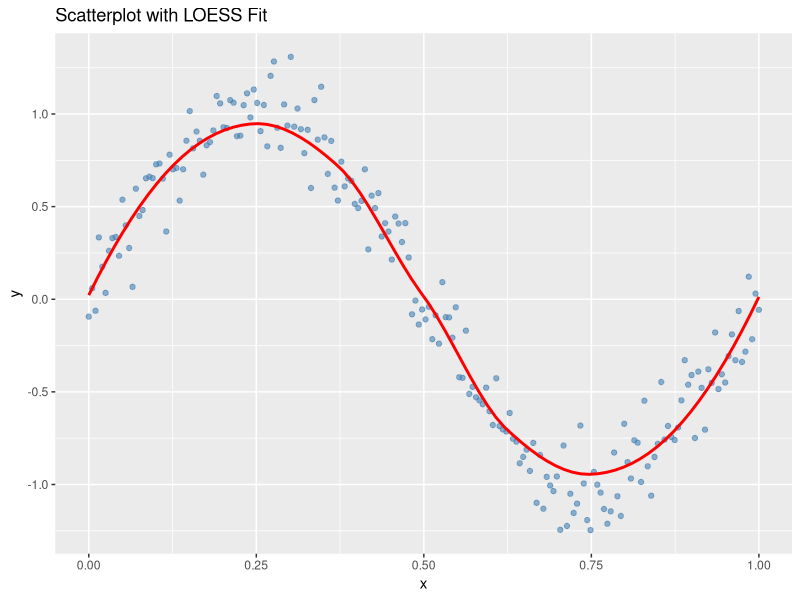
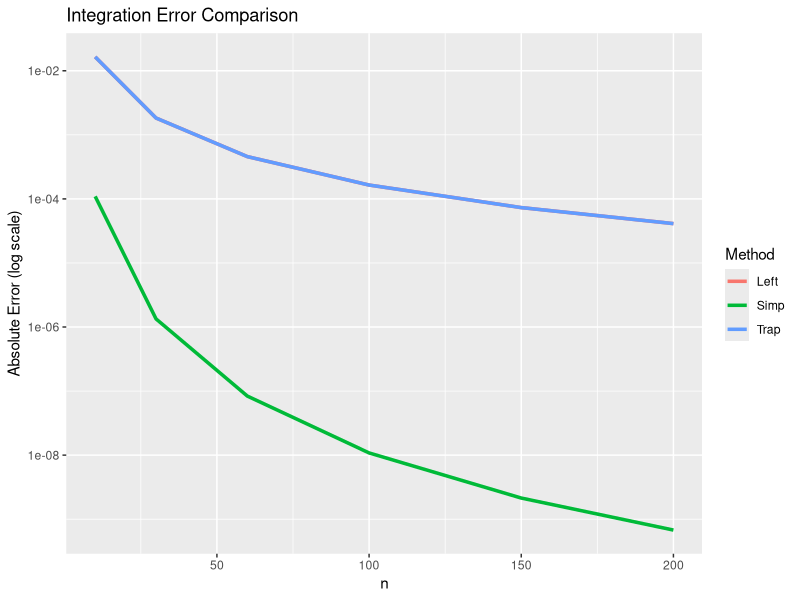
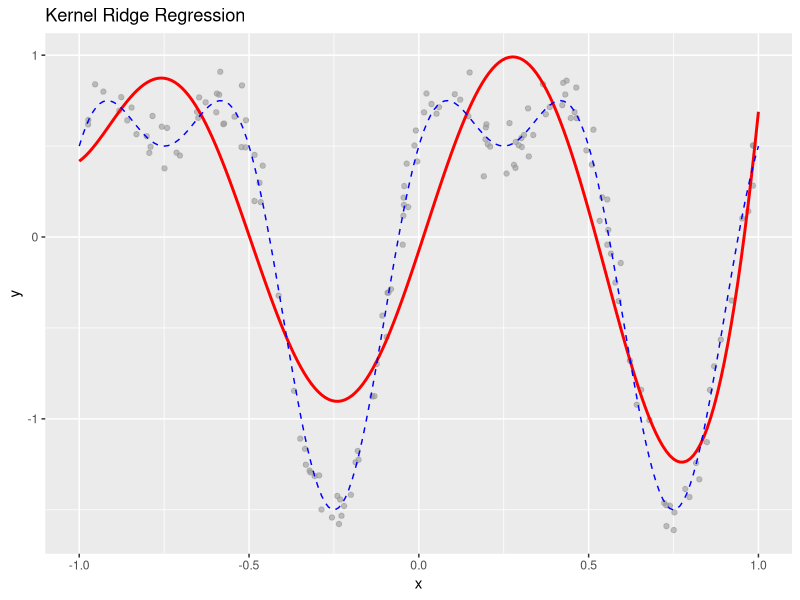
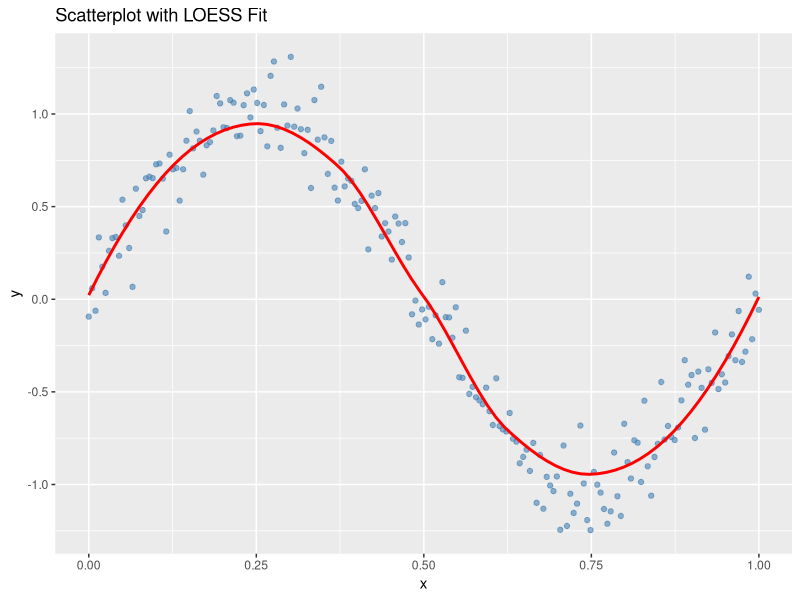
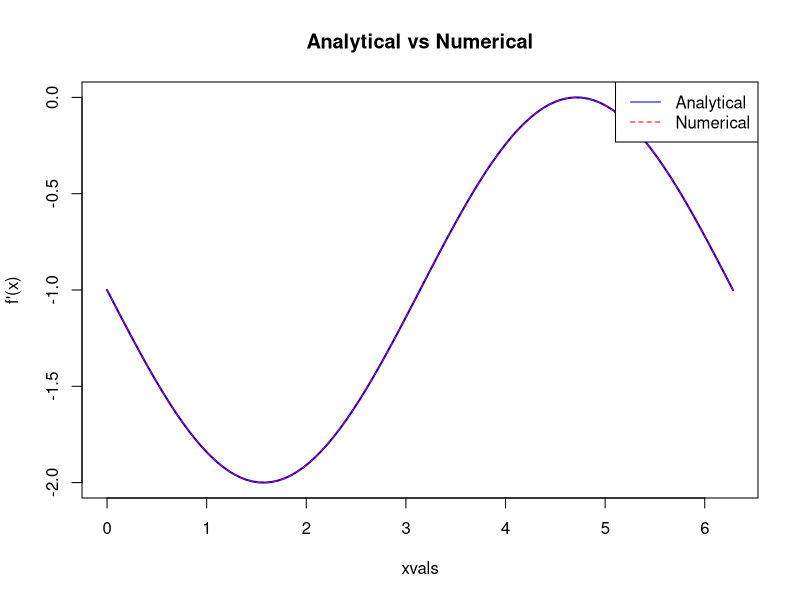
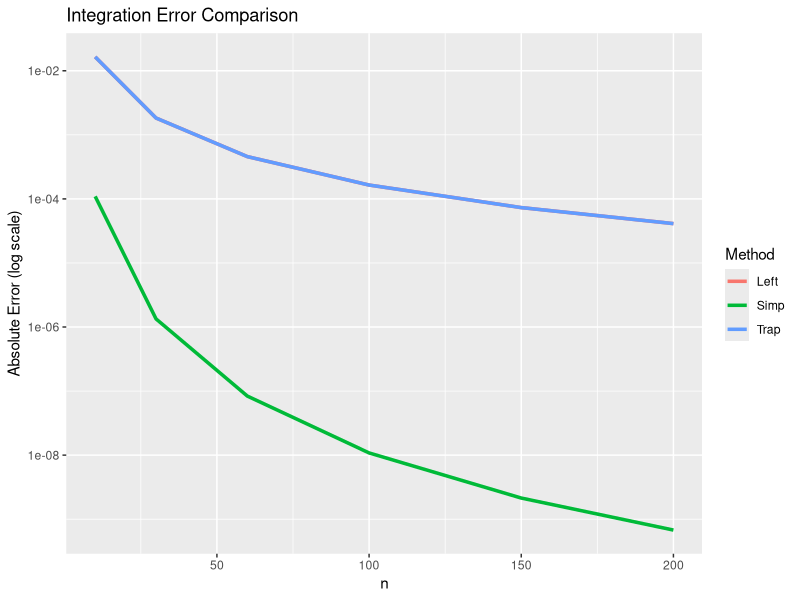
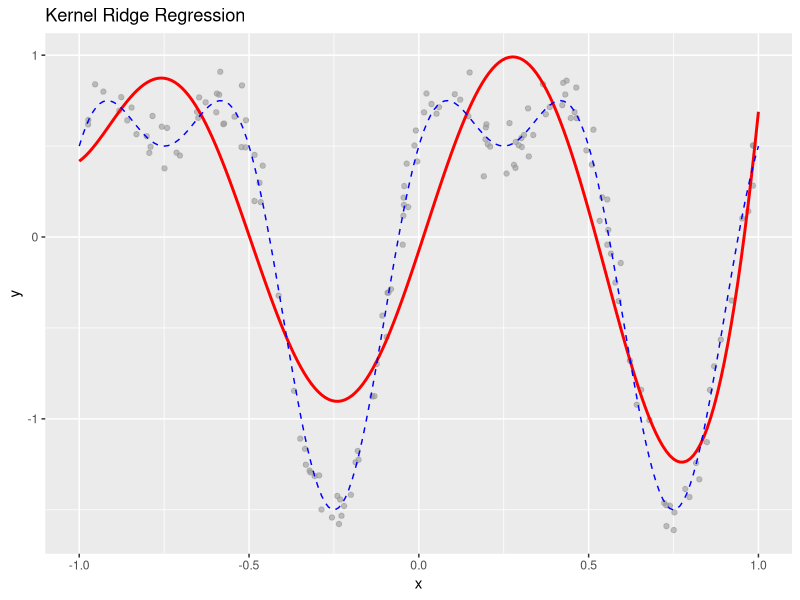

Generate these figures, in order, with R:
## ---- chunk 1
if(!dir.exists("data")) dir.create("data")
if(!dir.exists("plots")) dir.create("plots")
if(!dir.exists("R")) dir.create("R")

set.seed(1)
n <- 200
x <- seq(0, 1, length.out = n)
y <- sin(2*pi*x) + rnorm(n, sd = 0.15)

df <- data.frame(x, y)

# (a) 
write.csv(df, "data/data1.csv", row.names = FALSE)

# (b) 
library(ggplot2)
p <- ggplot(df, aes(x = x, y = y)) +
  geom_point(color = "steelblue", alpha = 0.6) +
  geom_smooth(method = "loess", se = FALSE, color = "red") +
  labs(title = "Scatterplot with LOESS Fit",
       x = "x", y = "y")

# (c) 
ggsave("plots/problem1_plot.png", p, width = 6, height = 4, dpi = 300)

# (d) 
code_text <- '
set.seed(1)
n <- 200
x <- seq(0, 1, length.out = n)
y <- sin(2*pi*x) + rnorm(n, sd = 0.15)
df <- data.frame(x, y)
write.csv(df, "data/data1.csv", row.names = FALSE)
library(ggplot2)
p <- ggplot(df, aes(x=x, y=y)) +
  geom_point(color="steelblue", alpha=0.6) +
  geom_smooth(method="loess", se=FALSE, color="red") +
  labs(title="Scatterplot with LOESS Fit", x="x", y="y")
ggsave("plots/problem1_plot.png", p, width=6, height=4)
'
writeLines(code_text, "R/problem1.R")

p
## ---- chunk 2
# (a)

bubble_sort <- function(x, decreasing = FALSE) {
n <- length(x)
for (i in 1:(n-1)) {
swapped <- FALSE
for (j in 1:(n-i)) {
if ((!decreasing && x[j] > x[j+1]) || (decreasing && x[j] < x[j+1])) {
temp <- x[j]; x[j] <- x[j+1]; x[j+1] <- temp
swapped <- TRUE
}
}
if (!swapped) break
}
return(x)
}

# (b)

quick_sort <- function(x, decreasing = FALSE) {
if (length(x) <= 1) return(x)
pivot <- x[1]
left <- x[x < pivot]
right <- x[x > pivot]
equal <- x[x == pivot]
if (decreasing) {
return(c(quick_sort(right, TRUE), equal, quick_sort(left, TRUE)))
} else {
return(c(quick_sort(left, FALSE), equal, quick_sort(right, FALSE)))
}
}

set.seed(1)
x <- runif(10)
bubble_sort(x)
quick_sort(x)
## ---- chunk 3
# (a)
num_diff <- function(f, x, h = 1e-6, method = "central") {
if (method == "forward") return((f(x+h) - f(x)) / h)
if (method == "backward") return((f(x) - f(x-h)) / h)
if (method == "central") return((f(x+h) - f(x-h)) / (2*h))
}

f <- function(x) cos(x) - x
fprime <- function(x) -sin(x) - 1

xvals <- seq(0, 2*pi, length.out = 100)
num_val <- sapply(xvals, function(x) num_diff(f, x))
true_val <- fprime(xvals)


# (b)
newton_method <- function(f, fprime = NULL, x0, maxiter = 100, h = 1e-6, eps = 1e-10) {
x <- x0
for (i in 1:maxiter) {
fp <- if (is.null(fprime)) num_diff(f, x, h, "central") else fprime(x)
x_new <- x - f(x)/fp
if (abs(x_new - x) < eps) break
x <- x_new
}
return(x)
}

root_auto <- newton_method(f, NULL, x0=0.5)
root_given <- newton_method(f, fprime, x0=0.5)
root_auto; root_given

png("plots/problem3.png", width=700, height=500)
plot(xvals, true_val, type="l", col="blue", lwd=2,
     ylab="f'(x)", main="Analytical vs Numerical")
lines(xvals, num_val, col="red", lty=2)
legend("topright", legend=c("Analytical","Numerical"),
       col=c("blue","red"), lty=c(1,2))
dev.off()
## ---- chunk 4
left_rect <- function(f, a, b, n) {
h <- (b-a)/n
x <- seq(a, b-h, by=h)
sum(f(x))*h
}

trapezoid <- function(f, a, b, n) {
h <- (b-a)/n
x <- seq(a, b, by=h)
y <- f(x)
(h/2)*(y[1] + 2*sum(y[2:n]) + y[n+1])
}

simpson <- function(f, a, b, n) {
if (n%%2==1) stop("n must be even")
h <- (b-a)/n
x <- seq(a, b, by=h)
y <- f(x)
(h/3)*(y[1] + 4*sum(y[seq(2,n,2)]) + 2*sum(y[seq(3,n-1,2)]) + y[n+1])
}

f <- function(x) sin(x)
true_val <- 2
n_list <- c(10,30,60,100,150,200)

errs <- data.frame(
n=n_list,
Left=sapply(n_list, function(n) abs(left_rect(f,0,pi,n)-true_val)),
Trap=sapply(n_list, function(n) abs(trapezoid(f,0,pi,n)-true_val)),
Simp=sapply(n_list, function(n) abs(simpson(f,0,pi,n)-true_val))
)

library(tidyr)
library(ggplot2)
errs_long <- pivot_longer(errs, -n, names_to="Method", values_to="Error")

p4 <- ggplot(errs_long, aes(x=n, y=Error, color=Method)) +
  geom_line(size=1.2) + scale_y_log10() +
  labs(title="Integration Error Comparison", y="Absolute Error (log scale)")
p4
ggsave("plots/problem4.png", p4, width=6, height=4, dpi=300)
## ---- chunk 5
A <- matrix(c(4,2,2,2,5,1,2,1,3),3,3)
L <- t(chol(A))

forward <- function(L, b) {
n <- length(b)
z <- numeric(n)
for (i in 1:n) {
z[i] <- (b[i] - sum(L[i,1:(i-1)] * z[1:(i-1)])) / L[i,i]
}
return(z)
}

backward <- function(L, z) {
n <- length(z)
x <- numeric(n)
for (i in n:1) {
if (i == n) {
x[i] <- z[i]/L[i,i]
} else {
x[i] <- (z[i] - sum(L[(i+1):n,i]*x[(i+1):n])) / L[i,i]
}
}
return(x)
}

b <- c(1, -2, 3)
z <- forward(L, b)
x <- backward(L, z)
x; solve(A,b)
## ---- chunk 6
gaussian_kernel <- function(X1, X2, rho=1) {
outer(X1, X2, function(x,y) exp(-rho*(x-y)^2))
}

krr_fit <- function(X, y, lambda=1e-4, rho=1) {
K <- gaussian_kernel(X, X, rho)
alpha <- solve(K + lambda*diag(length(y)), y)
structure(list(X=X, y=y, alpha=alpha, lambda=lambda, rho=rho), class="krr")
}

predict.krr <- function(model, X_new) {
k <- gaussian_kernel(X_new, model$X, model$rho)
as.numeric(k %*% model$alpha)
}

plot.krr <- function(model, ftrue=NULL) {
X_seq <- seq(-1,1,length.out=200)
y_pred <- predict(model, X_seq)
p <- ggplot() +
geom_point(aes(x=model$X, y=model$y), color="gray60", alpha=0.6) +
geom_line(aes(x=X_seq, y=y_pred), color="red", size=1) +
labs(title="Kernel Ridge Regression", x="x", y="y")
if (!is.null(ftrue))
p <- p + geom_line(aes(x=X_seq, y=ftrue(X_seq)), color="blue", linetype=2)
p
}

set.seed(1)
n <- 150
X <- runif(n, -1, 1)
ftrue <- function(x) sin(2*pi*x) + 0.5*cos(4*pi*x)
y <- ftrue(X) + rnorm(n, sd=0.1)

model <- krr_fit(X, y)
plot.krr(model, ftrue)
p6 <- plot.krr(model, ftrue)
ggsave("plots/problem6.png", p6, width=6, height=4, dpi=300)
